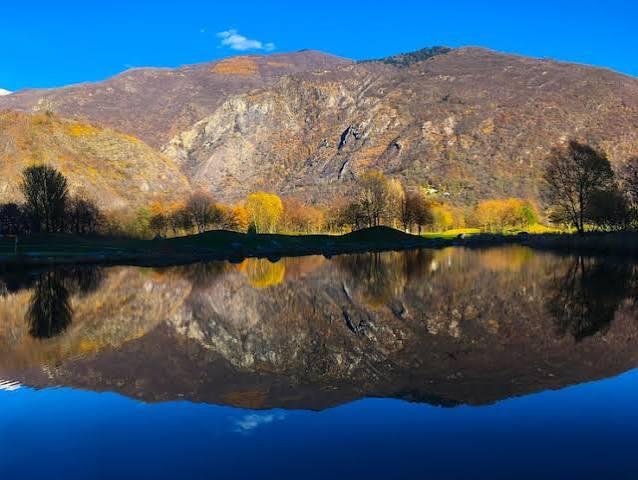
#> input picture Experiment_5/image5.1.jpg, 638 x 480 px
$ python main.py   (older library calls are emulated)
#> lines starting #> are read from the running program, lines starting #| are printed output that depends on the picture
import cv2
import numpy as np
import matplotlib.pyplot as plt
import time

# Step 1: Load images
image = cv2.imread("image5.1.jpg")
#> image is the input picture: shape (480, 638, 3); mean B, G, R 107.8, 93.6, 76.5
image2 = cv2.imread("image5.2.jpg")
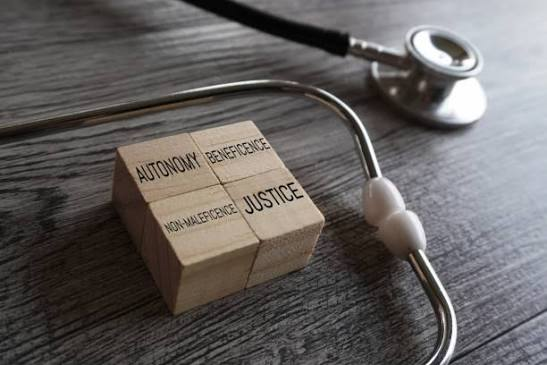
#> input picture Experiment_5/image5.2.jpg, 547 x 365 px
#> image2 is the input picture: shape (365, 547, 3); mean B, G, R 95.7, 97.2, 100.9

if image is None or image2 is None:
    print("Image file not found!")
    exit()

# Step 2: Convert images to grayscale
gray = cv2.cvtColor(image, cv2.COLOR_BGR2GRAY)
gray2 = cv2.cvtColor(image2, cv2.COLOR_BGR2GRAY)

# Basic preprocessing
gray = cv2.GaussianBlur(gray, (3, 3), 0)
gray2 = cv2.GaussianBlur(gray2, (3, 3), 0)

# ---------------------------------------------------
# Step 3: SIFT Feature Extraction
# ---------------------------------------------------

sift = cv2.SIFT_create()

start_time = time.time()

keypoints, descriptors = sift.detectAndCompute(gray, None)
#> keypoints = 1706 keypoints; strongest (x, y, size): (407, 231, 2.7), (433, 265, 5.1), (202, 245, 51.9), (587, 227, 5.6)
keypoints2, descriptors2 = sift.detectAndCompute(gray2, None)
#> keypoints2 = 921 keypoints; strongest (x, y, size): (442, 42, 12), (440, 59, 13.1), (353, 41, 4.7), (460, 104, 24.1)

sift_time = time.time() - start_time

print("SIFT keypoints in image 1:", len(keypoints))
#| SIFT keypoints in image 1: 1706
print("SIFT keypoints in image 2:", len(keypoints2))
#| SIFT keypoints in image 2: 921

# Draw SIFT keypoints
sift_image = cv2.drawKeypoints(
    image,
    keypoints,
    None,
    flags=cv2.DRAW_MATCHES_FLAGS_DRAW_RICH_KEYPOINTS
)

# ---------------------------------------------------
# Steps 5-6: HOG Feature Extraction
# ---------------------------------------------------

# Resize image for HOG
hog_image = cv2.resize(gray, (128, 128))
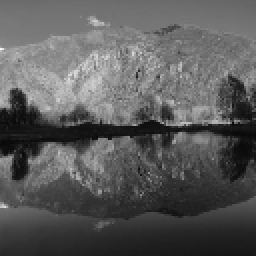
#> hog_image: shape (128, 128) (shown 2 times larger); min 7, max 246, mean 90.1

# HOG parameters
win_size = (128, 128)
block_size = (16, 16)
block_stride = (8, 8)
cell_size = (8, 8)
bins = 9

hog = cv2.HOGDescriptor(
    win_size,
    block_size,
    block_stride,
    cell_size,
    bins
)

start_time = time.time()

hog_features = hog.compute(hog_image)
#> hog_features = 8100 values, max 0.476 at index 1624, min 0 at index 39, mean 0.141

hog_time = time.time() - start_time

print("HOG feature vector length:", len(hog_features))
#| HOG feature vector length: 8100
print("HOG extraction time:", round(hog_time, 5), "seconds")

# ---------------------------------------------------
# HOG Visualization
# ---------------------------------------------------

def draw_hog(gray_image):
    image = cv2.resize(gray_image, (128, 128))
    image = np.float32(image) / 255.0
#> image: shape (128, 128) float32

    gx = cv2.Sobel(image, cv2.CV_32F, 1, 0, ksize=1)
    gy = cv2.Sobel(image, cv2.CV_32F, 0, 1, ksize=1)
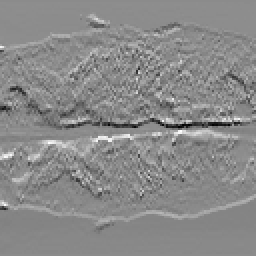
#> gy: shape (128, 128) float32 (shown 2 times larger); min -0.604, max 0.502, mean -0.00471; drawn with min black and max white

    magnitude, angle = cv2.cartToPolar(gx, gy, angleInDegrees=True)
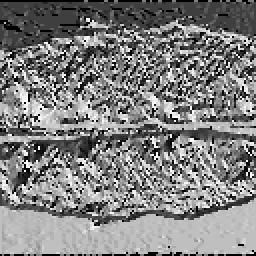
#> angle: shape (128, 128) float32 (shown 2 times larger); min 0, max 359.3, mean 181.4; drawn with min black and max white

    visual = np.zeros_like(image)

    cell_size = 8

    for y in range(0, 128, cell_size):
        for x in range(0, 128, cell_size):

            cell_mag = magnitude[y:y+cell_size, x:x+cell_size]
            cell_angle = angle[y:y+cell_size, x:x+cell_size]

            if cell_mag.size == 0:
                continue

            avg_mag = np.mean(cell_mag)
            avg_angle = np.mean(cell_angle)

            center_x = x + cell_size // 2
            center_y = y + cell_size // 2

            length = int(avg_mag * 20)

            angle_rad = np.deg2rad(avg_angle)

            x1 = int(center_x - length * np.cos(angle_rad))
            y1 = int(center_y - length * np.sin(angle_rad))

            x2 = int(center_x + length * np.cos(angle_rad))
            y2 = int(center_y + length * np.sin(angle_rad))

            cv2.line(
                visual,
                (x1, y1),
                (x2, y2),
                1,
                1
            )
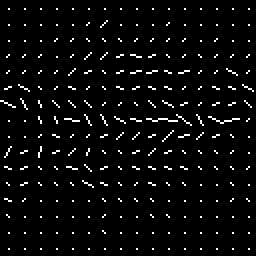
#> visual: shape (128, 128) float32 (shown 2 times larger); values 0 (black) and 1 (white), 3.9% white in thin lines or dots

    return visual


hog_visual = draw_hog(gray)

# ---------------------------------------------------
# Step 8: SIFT Image Matching
# ---------------------------------------------------

if descriptors is not None and descriptors2 is not None:

    matcher = cv2.BFMatcher()

    matches = matcher.knnMatch(
        descriptors,
        descriptors2,
        k=2
    )
#> matches = 1706 matches

    good_matches = []

    for pair in matches:
        if len(pair) == 2:
            m, n = pair

            if m.distance < 0.75 * n.distance:
                good_matches.append(m)
#> after the loop, good_matches = 4 matches

    print("Good SIFT matches:", len(good_matches))
#| Good SIFT matches: 4

    match_image = cv2.drawMatches(
        image,
        keypoints,
        image2,
        keypoints2,
        good_matches,
        None,
        flags=cv2.DrawMatchesFlags_NOT_DRAW_SINGLE_POINTS
    )
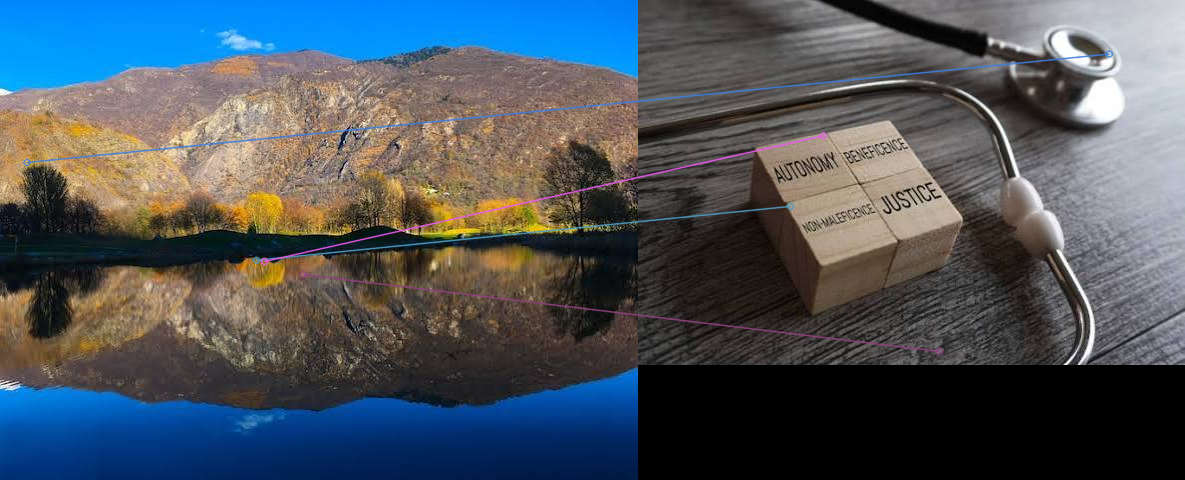
#> match_image: shape (480, 1185, 3); mean B, G, R 92.5, 84.6, 76.8

    cv2.imwrite("sift_matches.jpg", match_image)

else:
    print("SIFT descriptors could not be calculated.")

# ---------------------------------------------------
# Save results
# ---------------------------------------------------

cv2.imwrite("sift_keypoints.jpg", sift_image)
cv2.imwrite(
    "hog_visualization.jpg",
    (hog_visual * 255).astype(np.uint8)
)

# ---------------------------------------------------
# Step 8: Display results
# ---------------------------------------------------

plt.figure(figsize=(12, 8))

plt.subplot(2, 2, 1)
plt.imshow(cv2.cvtColor(image, cv2.COLOR_BGR2RGB))
plt.title("Original Image")
plt.axis("off")

plt.subplot(2, 2, 2)
plt.imshow(cv2.cvtColor(sift_image, cv2.COLOR_BGR2RGB))
plt.title("SIFT Keypoints")
plt.axis("off")

plt.subplot(2, 2, 3)
plt.imshow(hog_visual, cmap="gray")
plt.title("HOG Visualization")
plt.axis("off")

plt.subplot(2, 2, 4)
plt.imshow(cv2.cvtColor(image2, cv2.COLOR_BGR2RGB))
plt.title("Similar Image")
plt.axis("off")

plt.tight_layout()
plt.show()
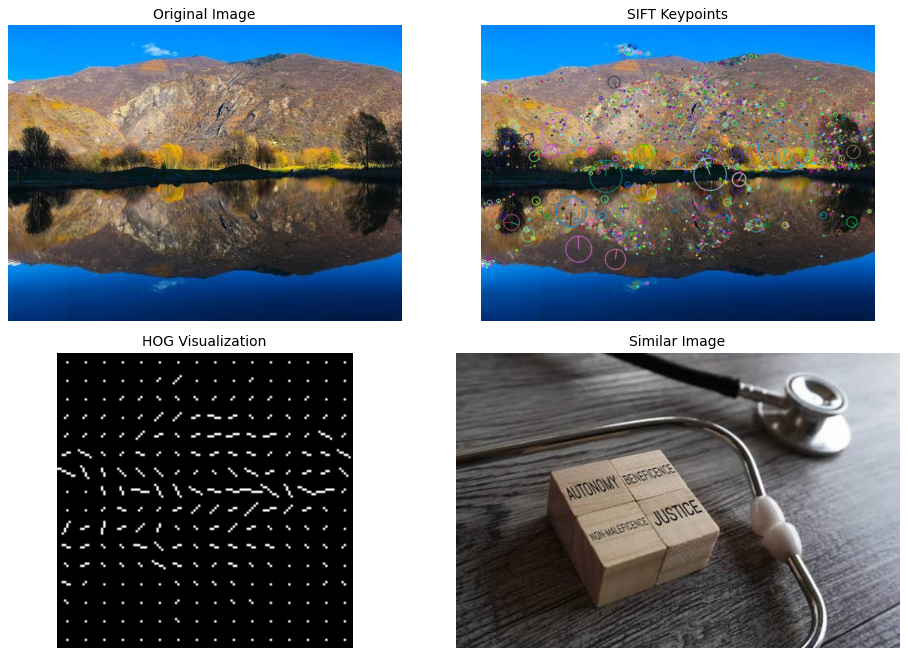
#> figure drawn by matplotlib, 4 panels

# ---------------------------------------------------
# Steps 9-10: Observations
# ---------------------------------------------------

print("\nObservations:")
print("1. SIFT detects local keypoints from corners and textured regions.")
print("2. SIFT descriptors are useful for image matching.")
print("3. HOG describes the shape of an object using gradient directions.")
print("4. HOG works well for objects where shape and edges are important.")
print("5. SIFT provides better scale and rotation invariance.")
print("6. HOG is generally simpler and computationally efficient.")
print("7. SIFT is useful for feature matching and object recognition.")
print("8. HOG is commonly useful for object detection and shape analysis.")
